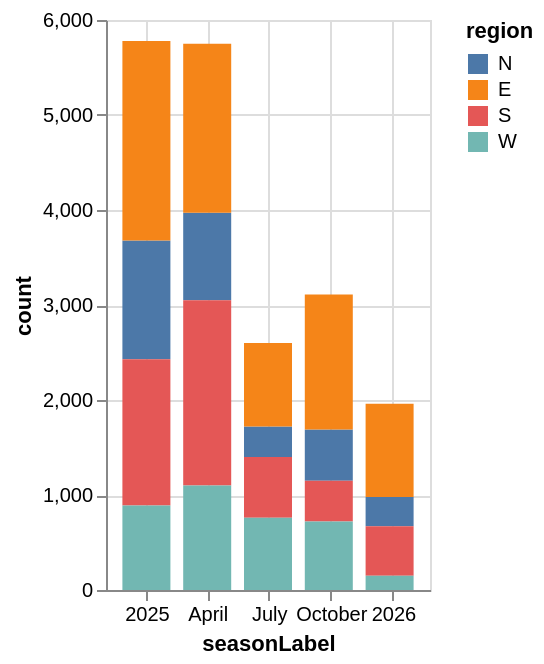

Write a Vega-Lite specification for this figure.
### Vega-Lite specification from a JSON file in a GitHub repository (floating-point values rounded to 4 significant figures)
{"mark": {"type": "bar", "size": 24}, "encoding": {"x": {"field": "seasonLabel", "type": "temporal", "scale": {"nice": false, "domain": ["2024-11-17T00:00:00.000Z", "2026-02-10T00:00:00.000Z"]}}, "y": {"field": "count", "type": "quantitative", "scale": {"zero": true}, "axis": {"format": ",.12~g"}}, "color": {"field": "region", "type": "nominal", "sort": ["N", "E", "S", "W"], "scale": {"scheme": "tableau10"}}}, "config": {"view": {"continuousWidth": 162, "continuousHeight": 285}, "axisX": {"labelLimit": 100, "labelFontSize": 10}, "axisY": {"labelFontSize": 10}, "facet": {"spacing": 16}, "mark": {"tooltip": true}}, "data": {"values": [{"season": 1735689600, "seasonLabel": "2025-01-01", "region": "N", "city": "City A", "percentage": 85, "count": 1250, "attitude": "strongly agree", "rank": 1}, {"season": 1735689600, "seasonLabel": "2025-01-01", "region": "E", "city": "City B", "percentage": 78, "count": 2100, "attitude": "agree", "rank": 2}, {"season": 1735689600, "seasonLabel": "2025-01-01", "region": "S", "city": "City C", "percentage": 65, "count": 1540, "attitude": "agree", "rank": 4}, {"season": 1735689600, "seasonLabel": "2025-01-01", "region": "W", "city": "City D", "percentage": 42, "count": 890, "attitude": "neutral", "rank": 8}, {"season": 1743465600, "seasonLabel": "2025-04-01", "region": "N", "city": "City E", "percentage": 55, "count": 920, "attitude": "agree", "rank": 6}, {"season": 1743465600, "seasonLabel": "2025-04-01", "region": "E", "city": "City F", "percentage": 92, "count": 1780, "attitude": "strongly agree", "rank": 1}, {"season": 1743465600, "seasonLabel": "2025-04-01", "region": "S", "city": "City G", "percentage": 88, "count": 1950, "attitude": "strongly agree", "rank": 2}, {"season": 1743465600, "seasonLabel": "2025-04-01", "region": "W", "city": "City H", "percentage": 30, "count": 1100, "attitude": "disagree", "rank": 12}, {"season": 1751241600, "seasonLabel": "2025-06-30", "region": "N", "city": "City I", "percentage": 15, "count": 320, "attitude": "strongly disagree", "rank": 20}, {"season": 1751241600, "seasonLabel": "2025-06-30", "region": "E", "city": "City J", "percentage": 60, "count": 880, "attitude": "agree", "rank": 7}, {"season": 1751241600, "seasonLabel": "2025-06-30", "region": "S", "city": "City K", "percentage": 72, "count": 640, "attitude": "agree", "rank": 5}, {"season": 1751241600, "seasonLabel": "2025-06-30", "region": "W", "city": "City L", "percentage": 48, "count": 760, "attitude": "neutral", "rank": 9}, {"season": 1759017600, "seasonLabel": "2025-09-28", "region": "N", "city": "City M", "percentage": 35, "count": 540, "attitude": "disagree", "rank": 15}, {"season": 1759017600, "seasonLabel": "2025-09-28", "region": "E", "city": "City N", "percentage": 81, "count": 1420, "attitude": "strongly agree", "rank": 3}, {"season": 1759017600, "seasonLabel": "2025-09-28", "region": "S", "city": "City O", "percentage": 58, "count": 430, "attitude": "agree", "rank": 10}, {"season": 1759017600, "seasonLabel": "2025-09-28", "region": "W", "city": "City P", "percentage": 66, "count": 720, "attitude": "agree", "rank": 6}, {"season": 1766793600, "seasonLabel": "2025-12-27", "region": "N", "city": "City Q", "percentage": 25, "count": 310, "attitude": "disagree", "rank": 18}, {"season": 1766793600, "seasonLabel": "2025-12-27", "region": "E", "city": "City R", "percentage": 70, "count": 980, "attitude": "agree", "rank": 5}, {"season": 1766793600, "seasonLabel": "2025-12-27", "region": "S", "city": "City S", "percentage": 44, "count": 520, "attitude": "neutral", "rank": 11}, {"season": 1766793600, "seasonLabel": "2025-12-27", "region": "W", "city": "City T", "percentage": 20, "count": 150, "attitude": "strongly disagree", "rank": 19}]}, "$schema": "https://vega.github.io/schema/vega-lite/v5.json", "background": "white"}
